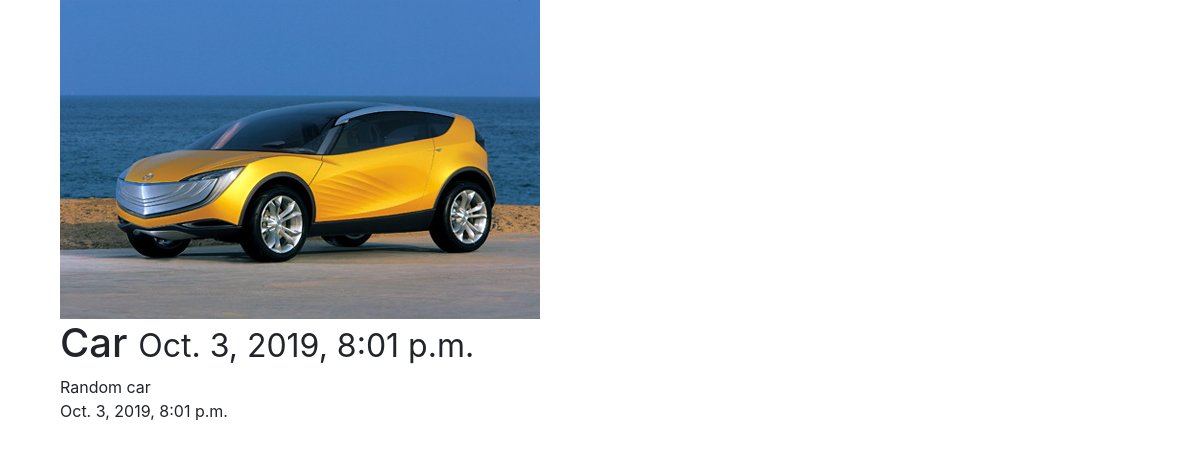
/posts/car/, run on the app's committed database.
### posts/models.py (models this page shows, shortened)
class Post(models.Model):
    title = models.CharField(max_length = 50)
    slug = models.SlugField(unique=True)
    image = models.ImageField(upload_to = 'pics')
    content = models.TextField()
    updated = models.DateTimeField(auto_now = True, auto_now_add = False)
    timestamp = models.DateTimeField(auto_now = False, auto_now_add = True)
    class Meta:
        ordering = ['-timestamp','-updated']

### posts/views.py (the view)
# urls.py: path('posts/<slug>/',posts_detail, name = 'detail'),
def posts_detail(request, slug):
    instance = get_object_or_404(Post, slug=slug)
    context = {
        'title' : instance.title,
        'instance' : instance
    }
    return render(request,'post_detail.html',context)

### templates/post_detail.html
{% extends 'base.html' %}
{% block content %}
<div class='col-sm-6 col-sm-offest-4'>
    <img src="{{ instance.image.url }}" class="img-responsive">
    <h1> {{ title }} <small>{{ instance.timestamp }} </small></h1>
    {{ instance.content }} <br>
    {{ instance.updated }} <br>
</div>
{% endblock %}

### data on the page
Post: image (picture), title "Car", timestamp "Oct. 3, 2019, 8:01 p.m.", content "Random car", updated "Oct. 3, 2019, 8:01 p.m."
